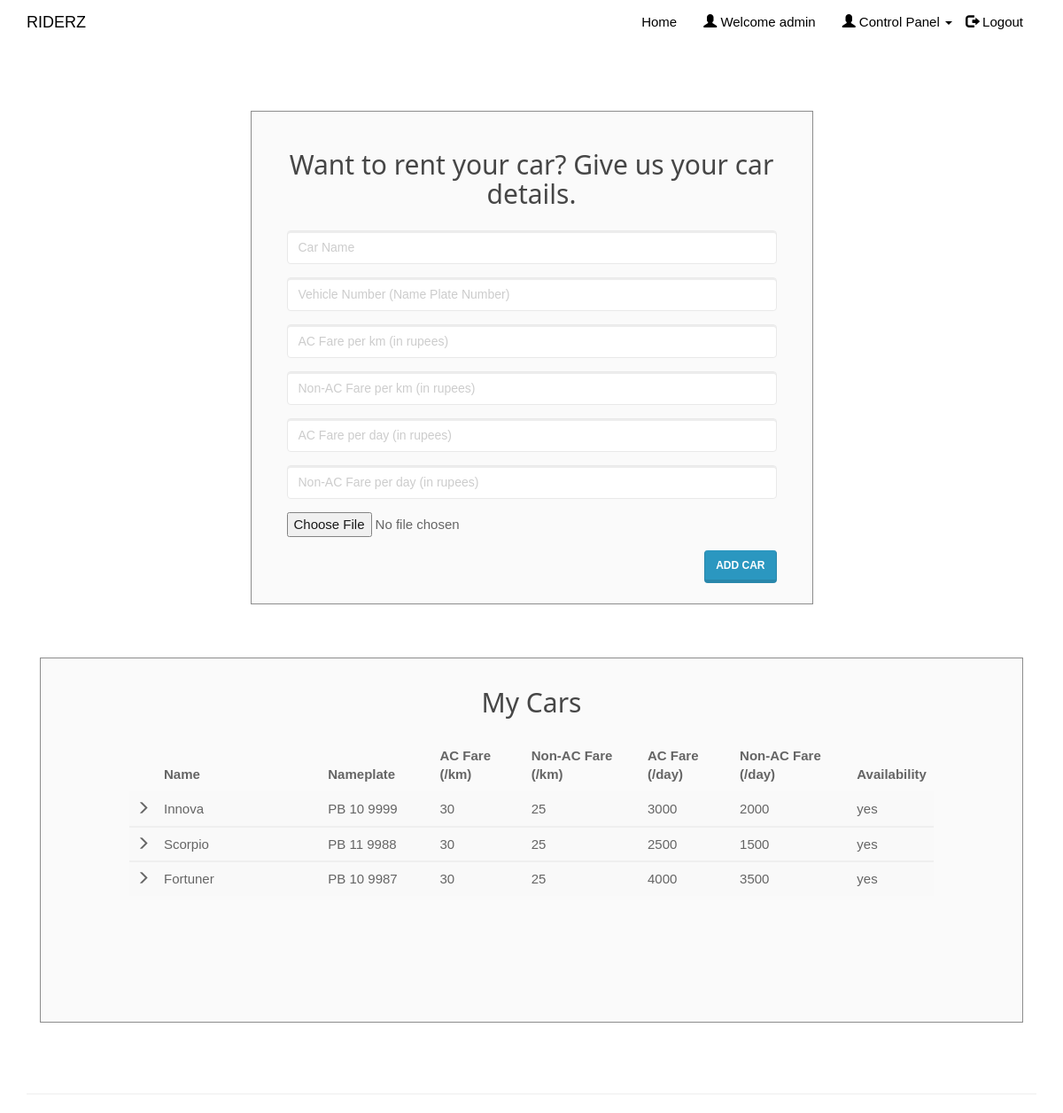
The app's page /entercar.php (signed in) with its own data.
### tables this page shows
CREATE TABLE `cars` (
  `car_id` int(20) NOT NULL,
  `car_name` varchar(50) NOT NULL,
  `car_nameplate` varchar(50) NOT NULL,
  `car_img` varchar(50) DEFAULT 'NA',
  `ac_price` float NOT NULL,
  `non_ac_price` float NOT NULL,
  `ac_price_per_day` float NOT NULL,
  `non_ac_price_per_day` float NOT NULL,
  `car_availability` varchar(10) NOT NULL
);

### entercar.php (the view, shortened to what this page needs)
<!DOCTYPE html>
<html>
<?php
include('session_client.php'); ?>
<head>
    <link rel="stylesheet" href="assets/bootstrap/css/bootstrap.min.css">
    <link rel="stylesheet" href="assets/fonts/font-awesome.min.css">
    <link rel="stylesheet" type="text/css" href="assets/css/customerlogin.css">
    <link rel="stylesheet" href="assets/w3css/w3.css">
    <link rel="stylesheet" type="text/css" media="screen" href="assets/css/clientpage.css" />
</head>
<body>
    <nav class="navbar navbar-custom navbar-fixed-top" role="navigation" style="color: black">
        <div class="container">
            <div class="navbar-header">
                <a class="navbar-brand page-scroll" href="index.php">
                   RIDERZ </a>
            </div>
            <?php
                if(isset($_SESSION['login_client'])){
            ?>
            <div class="collapse navbar-collapse navbar-right navbar-main-collapse">
                <ul class="nav navbar-nav">
                    <li>
                        <a href="index.php">Home</a>
                    </li>
                    <li>
                        <a href="#"><span class="glyphicon glyphicon-user"></span> Welcome <?php echo $_SESSION['login_client']; ?></a>
                    </li>
                    <li>
                    <ul class="nav navbar-nav navbar-right">
            <li><a href="#" class="dropdown-toggle active" data-toggle="dropdown" role="button" aria-haspopup="true" aria-expanded="false"><span class="glyphicon glyphicon-user"></span> Control Panel <span class="caret"></span> </a>
            </li>
          </ul>
                    </li>
                    <li>
                        <a href="logout.php"><span class="glyphicon glyphicon-log-out"></span> Logout</a>
                    </li>
                </ul>
            </div>
            <?php
                }
                ?>
        </div>
    </nav>
    <div class="container" style="margin-top: 65px;" >
    <div class="col-md-7" style="float: none; margin: 0 auto;">
      <div class="form-area">
        <form role="form" action="entercar1.php" enctype="multipart/form-data" method="POST">
        <br style="clear: both">
          <h3 style="margin-bottom: 25px; text-align: center; font-size: 30px;"> Want to rent your car? Give us your car details. </h3>
          <div class="form-group">
            <input type="text" class="form-control" id="car_name" name="car_name" placeholder="Car Name " required autofocus="">
          </div>
          <div class="form-group">
            <input type="text" class="form-control" id="car_nameplate" name="car_nameplate" placeholder="Vehicle Number (Name Plate Number)" required>
          </div>
          <div class="form-group">
            <input type="text" class="form-control" id="ac_price" name="ac_price" placeholder="AC Fare per km (in rupees)" required>
          </div>
          <div class="form-group">
            <input type="text" class="form-control" id="non_ac_price" name="non_ac_price" placeholder="Non-AC Fare per km (in rupees)" required>
          </div>
          <div class="form-group">
            <input type="text" class="form-control" id="ac_price_per_day" name="ac_price_per_day" placeholder="AC Fare per day (in rupees)" required>
          </div>
          <div class="form-group">
            <input type="text" class="form-control" id="non_ac_price_per_day" name="non_ac_price_per_day" placeholder="Non-AC Fare per day (in rupees)" required>
          </div>
          <div class="form-group">
            <input name="uploadedimage" type="file">
          </div>
           <button type="submit" id="submit" name="submit" class="btn btn-primary pull-right"> Add car</button>
        </form>
      </div>
    </div>
        <div class="col-md-12" style="float: none; margin: 0 auto;">
    <div class="form-area" style="padding: 0px 100px 100px 100px;">
        <form action="" method="POST">
        <br style="clear: both">
          <h3 style="margin-bottom: 25px; text-align: center; font-size: 30px;"> My Cars </h3>
<?php
$user_check=$_SESSION['login_client'];
$sql = "SELECT * FROM cars WHERE car_id IN (SELECT car_id FROM clientcars WHERE admin_username='$user_check');";
$result = mysqli_query($conn, $sql);
if (mysqli_num_rows($result) > 0) {
  ?>
<div style="overflow-x:auto;">
  <table class="table table-striped">
    <thead class="thead-dark">
      <tr>
        <th></th>
        <th width="24%"> Name</th>
        <th width="15%"> Nameplate </th>
        <th width="13%"> AC Fare (/km) </th>
        <th width="17%"> Non-AC Fare (/km)</th>
        <th width="13%"> AC Fare (/day)</th>
        <th width="17%"> Non-AC Fare (/day)</th>
        <th width="1%"> Availability </th>
      </tr>
    </thead>
    <?PHP
      while($row = mysqli_fetch_assoc($result)){
    ?>
  <tbody>
    <tr>
      <td> <span class="glyphicon glyphicon-menu-right"></span> </td>
      <td><?php echo $row["car_name"]; ?></td>
      <td><?php echo $row["car_nameplate"]; ?></td>
      <td><?php echo $row["ac_price"]; ?></td>
      <td><?php echo $row["non_ac_price"]; ?></td>
      <td><?php echo $row["ac_price_per_day"]; ?></td>
      <td><?php echo $row["non_ac_price_per_day"]; ?></td>
      <td><?php echo $row["car_availability"]; ?></td>
    </tr>
  </tbody>
  <?php } ?>
  </table>
  </div>
    <br>
  <?php } else { ?>
  <h4><center>0 Cars available</center> </h4>
  <?php } ?>
        </form>
</div>
        </div>
    </div>
</body>
<footer class="site-footer">
        <div class="container">
            <hr>
        </div>
    </footer>
</html>

### assets/css/customerlogin.css (style rules this page uses)
body, html { height: 100%; }
body { padding-top: 50px; background: url("../../assets/img/"); background-size: 100%; }
footer { display: block; }

### assets/w3css/w3.css (style rules this page uses)
*,*:before,*:after { box-sizing:inherit }
html { -ms-text-size-adjust:100%;-webkit-text-size-adjust:100% }
body { margin:0 }
article,aside,details,figcaption,figure,footer,header,main,menu,nav,section,summary { display:block }
a { background-color:transparent;-webkit-text-decoration-skip:objects }
hr { box-sizing:content-box;height:0;overflow:visible }
button,input,select,textarea { font:inherit;margin:0 }
button,input { overflow:visible }
button,select { text-transform:none }
button,html [type=button],[type=reset],[type=submit] { -webkit-appearance:button }
html,body { font-family:Verdana,sans-serif;font-size:15px;line-height:1.5 }
html { overflow-x:hidden }
h3 { font-size:24px }
h1,h2,h3,h4,h5,h6 { font-family:"Segoe UI",Arial,sans-serif;font-weight:400;margin:10px 0 }
hr { border:0;border-top:1px solid #eee;margin:20px 0 }
a { color:inherit }

### assets/css/clientpage.css (style rules this page uses)
.form-area { background-color: #FAFAFA; padding: 10px 40px 60px; margin: 10px 0px 60px; border: 1px solid GREY; opacity: 0.9; }

### records on screen
cars: car_name "Innova", car_nameplate "PB 10 9999", ac_price "30", non_ac_price "25", ac_price_per_day "3000", non_ac_price_per_day "2000", car_availability "yes"
cars: car_name "Scorpio", car_nameplate "PB 11 9988", ac_price "30", non_ac_price "25", ac_price_per_day "2500", non_ac_price_per_day "1500", car_availability "yes"
cars: car_name "Fortuner", car_nameplate "PB 10 9987", ac_price "30", non_ac_price "25", ac_price_per_day "4000", non_ac_price_per_day "3500", car_availability "yes"

### other values on screen
$_SESSION['login_client'] "admin"
